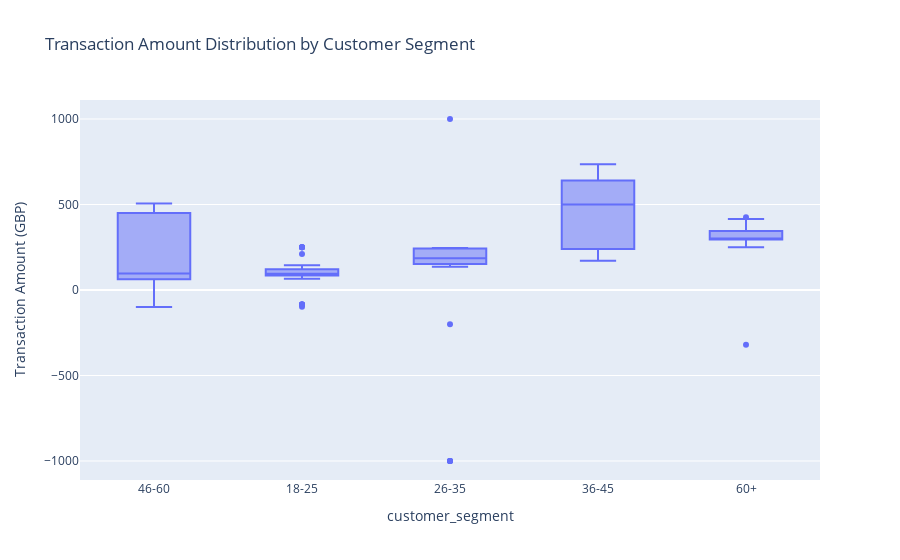

Source (notebook cell):
### Code cell
fig = px.box(
    df,
    x='customer_segment',
    y='Amount_GBP',
    title='Transaction Amount Distribution by Customer Segment',
    labels={'Amount_GBP': 'Transaction Amount (GBP)'}
)

fig.show()

### Figure 1 — Plotly figure (JSON) as saved in the notebook; plotly's stock layout.template omitted (floating-point values rounded to 4 significant figures; data arrays with more than 128 entries replaced by an {"elided": "..."} marker saying what was removed)
{"data": [{"alignmentgroup": "True", "hovertemplate": "customer_segment=%{x}<br>Transaction Amount (GBP)=%{y}<extra></extra>", "legendgroup": "", "marker": {"color": "#636efa"}, "name": "", "notched": false, "offsetgroup": "", "orientation": "v", "showlegend": false, "type": "box", "x": {"elided": "157 str values"}, "x0": " ", "xaxis": "x", "y": {"elided": "157 float values"}, "y0": " ", "yaxis": "y"}], "layout": {"boxmode": "group", "legend": {"tracegroupgap": 0}, "title": {"text": "Transaction Amount Distribution by Customer Segment"}, "xaxis": {"anchor": "y", "domain": [0, 1], "title": {"text": "customer_segment"}}, "yaxis": {"anchor": "x", "domain": [0, 1], "title": {"text": "Transaction Amount (GBP)"}}}}
